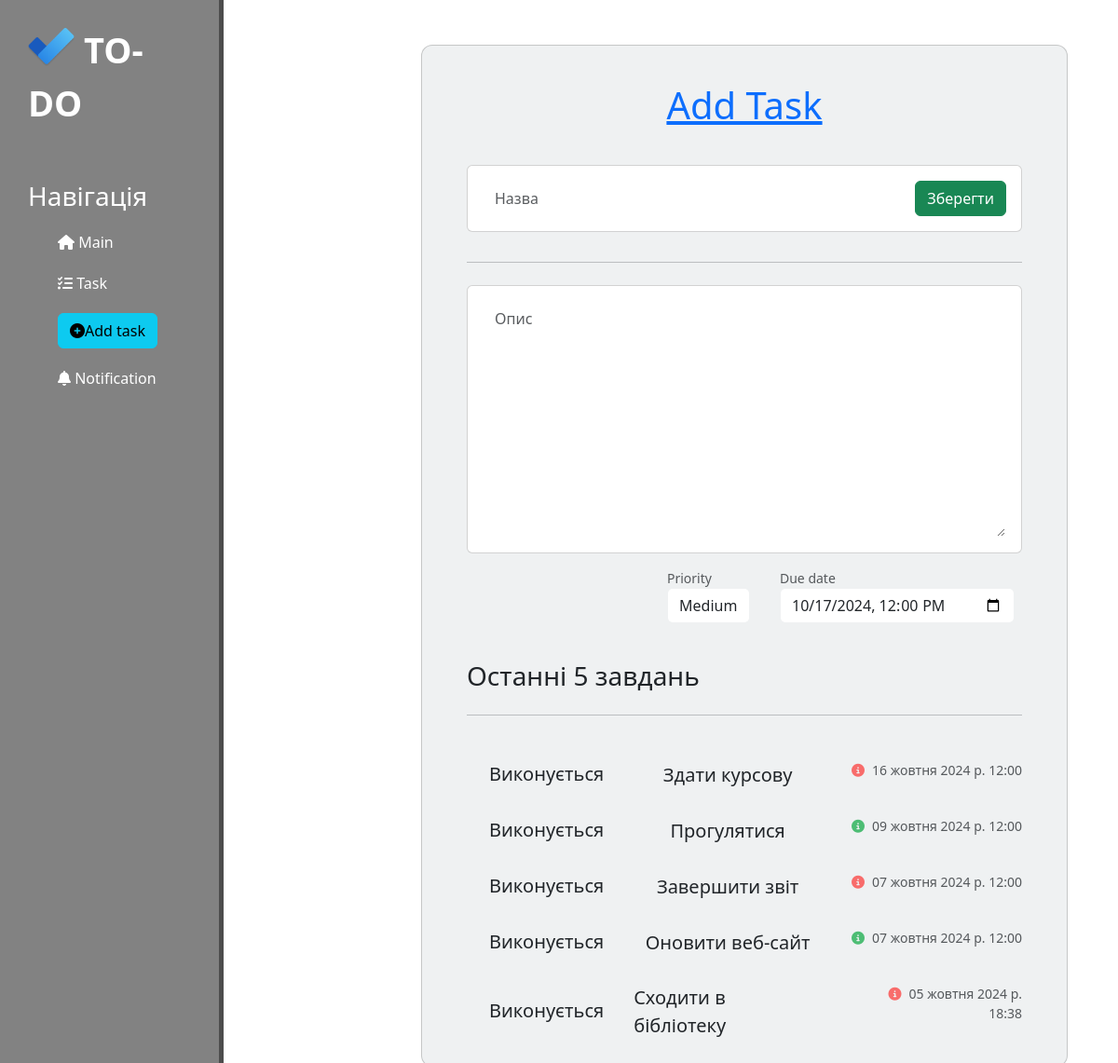
/task/create, run on the app's committed database.
### task/models.py (models this page shows, shortened)
class Task(models.Model):
    LOW = 1
    MEDIUM = 2
    HIGH = 3
    PRIORITY_CHOICES = [
        (LOW, 'Low'),
        (MEDIUM, 'Medium'),
        (HIGH, 'High'),
    ]
    title = models.CharField('Назва', max_length=50)
    description = models.TextField('Опис')
    duedate = models.DateTimeField('Дата виконання')
    priority = models.PositiveSmallIntegerField('Пріоритет', choices=PRIORITY_CHOICES, default=MEDIUM)
    completed = models.BooleanField('Завершено', default=False)

### task/views.py (the view, shortened to what this page needs)
# urls.py: path('create', views.task_create, name='task_create'),
def task_create(request):
    task = Task.objects.order_by('-duedate')[:5]
    error = ''
    form = TaskForm()
    data = {
        'error':error,
        'form':form,
        'task':task,
    }
    return render(request, 'task/create.html', data)

### task/forms.py
class TaskForm(ModelForm):
    class Meta:
        model = Task
        fields = ['title', 'description', 'duedate', 'priority', 'completed']
        tz = pytz.timezone('Europe/Kyiv')
        LOW = 1
        MEDIUM = 2
        HIGH = 3
        PRIORITY_CHOICES = [
        (LOW, 'Low'),
        (MEDIUM, 'Medium'),
        (HIGH, 'High'),
        ]
        widgets = {
            "title":TextInput(attrs={
                'class': 'form-control',
                'placeholder': 'Назва',
            }),
            "description":Textarea(attrs={
                'class': 'form-control',
                'placeholder': 'Опис',
            }),
            "duedate":DateTimeInput(attrs={
                'type': 'datetime-local',
                'class': 'form-control',
                'value': timezone.now().astimezone(tz).replace(hour=12, minute=0).strftime('%Y-%m-%dT%H:%M'),
            }),
            "priority": Select(attrs={
                'class': 'form-control',
            }, choices=PRIORITY_CHOICES),
        }

### main/context_processors.py (called while the page is built)
def main_context(request):
    tz = pytz.timezone('Europe/Kyiv')
    tasks = Task.objects.all()
    todey_task = Task.objects.filter(duedate__date=timezone.now().astimezone(tz).date(), completed=False).count()
    data = {
        'tasks':tasks,
        'todey_task':todey_task,
    }
    return data

### task/templates/task/create.html (shortened to what this page needs)
{% extends "main/layout.html" %}
{% load static %}
{% block lnk %}
    <link rel="stylesheet" href="{% static 'main/css/add-form.css' %}">
{% endblock %}
{% block content %}
<form method="post">
    <section class="vh-100">
    <div class="container py-5 h-100">
      <div class="row d-flex justify-content-center align-items-center h-100">
        <div class="col">
          <div class="card" id="list1" style="border-radius: .75rem; background-color: #eff1f2;">
            <div class="card-body py-4 px-4 px-md-5">
              <p class="h1 text-center mt-3 mb-4 pb-3 text-primary">
                <u>Add Task</u>
              </p>
              <div class="pb-2">
                <div class="card">
                  <div class="card-body">
                    <div class="d-flex flex-row align-items-center">
                        {{ form.title }}
                      <div>
                        <button class="btn btn-success" type="submit">Зберегти</button>
                      </div>
                    </div>
                  </div>
                </div>
              </div>
              <hr class="my-4">
              <div class="pb-2">
                <div class="card">
                  <div class="card-body">
                    <div class="d-flex flex-row align-items-center">
                        {{ form.description }}
                    </div>
                  </div>
                </div>
              </div>
              <div class="d-flex justify-content-end align-items-center mb-4 pt-2 pb-3">
                <p class="small mb-0 me-2 text-muted">Priority {{ form.priority }}</p>
                <p class="small mb-0 ms-4 me-2 text-muted">Due date {{ form.duedate }}</p>
              </div>
              <div>
                <h3>
                    Останні 5 завдань
                </h3>
                <hr class="my-4">
              </div>
              {% for el in task %}
              <ul class="list-group list-group-horizontal rounded-0 bg-transparent">
                <li
                  class="list-group-item d-flex align-items-center ps-0 pe-3 py-1 rounded-0 border-0 bg-transparent">
                  <div class="form-check">
                    {% if el.completed %}
                    <p class="lead fw-small mb-0">Виконане</p>
                    {% else %}
                    <p class="lead fw-small mb-0">Виконується</p>
                    {% endif %}
                  </div>
                </li>
                <li
                  class="list-group-item px-3 py-1 d-flex align-items-center flex-grow-1 border-0 bg-transparent">
                  <p class="lead fw-normal mb-0">{{ el.title }}</p>
                </li>
                <li class="list-group-item ps-3 pe-0 py-1 rounded-0 border-0 bg-transparent">
                  <div class="text-end text-muted">
                    {% if el.priority == 3 %}
                    <p class="small mb-0"><i class="fas fa-info-circle me-2" style="color: #f86c6b;"></i>{{ el.duedate }}</p>
                    {% elif el.priority == 2 %}
                    <p class="small mb-0"><i class="fas fa-info-circle me-2" style="color: #f8cb00;"></i>{{ el.duedate }}</p>
                    {% elif el.priority == 1 %}
                    <p class="small mb-0"><i class="fas fa-info-circle me-2" style="color: #4dbd74;"></i>{{ el.duedate }}</p>
                    {% endif %}
                </div>
                </li>
              </ul>
              {% endfor %}
            </div>
          </div>
        </div>
      </div>
    </div>
  </section>
</form>
{% endblock %}

### main/static/main/css/add-form.css (style rules this page uses)
* { margin: 0; padding: 0; }
html, body { height: 100%; }
body { background: #e9e9e9; }
ul li p { margin: 20px auto; }
#list1 .form-control { border-color: transparent; }
section .container .row .col { margin-left: 200px; }

### data on the page
Task: completed "Виконується", title "Здати курсову", duedate "16 жовтня 2024 р. 12:00"
Task: completed "Виконується", title "Прогулятися", duedate "09 жовтня 2024 р. 12:00"
Task: completed "Виконується", title "Завершити звіт", duedate "07 жовтня 2024 р. 12:00"
Task: completed "Виконується", title "Оновити веб-сайт", duedate "07 жовтня 2024 р. 12:00"
Task: completed "Виконується", title "Сходити в бібліотеку", duedate "05 жовтня 2024 р. 18:38"
